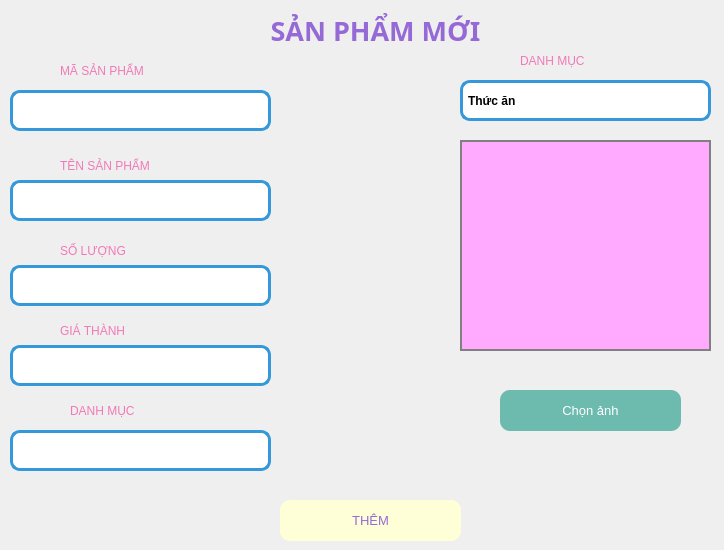
<?xml version="1.0" encoding="UTF-8"?>
<ui version="4.0">
 <class>Form</class>
 <widget class="QWidget" name="Form">
  <property name="geometry">
   <rect>
    <x>0</x>
    <y>0</y>
    <width>724</width>
    <height>550</height>
   </rect>
  </property>
  <property name="windowTitle">
   <string>Thêm Sản Phẩm</string>
  </property>
  <widget class="QLabel" name="labelTitle">
   <property name="geometry">
    <rect>
     <x>210</x>
     <y>10</y>
     <width>331</width>
     <height>41</height>
    </rect>
   </property>
   <property name="font">
    <font>
     <family>Arial Black</family>
     <pointsize>20</pointsize>
     <weight>75</weight>
     <bold>true</bold>
    </font>
   </property>
   <property name="styleSheet">
    <string>color: rgb(149, 106, 214);</string>
   </property>
   <property name="text">
    <string>SẢN PHẨM MỚI</string>
   </property>
   <property name="alignment">
    <set>Qt::AlignCenter</set>
   </property>
  </widget>
  <widget class="QLabel" name="lbl_anh">
   <property name="geometry">
    <rect>
     <x>460</x>
     <y>140</y>
     <width>251</width>
     <height>211</height>
    </rect>
   </property>
   <property name="styleSheet">
    <string>background-color: rgb(255, 170, 255); border: 2px solid gray;</string>
   </property>
   <property name="scaledContents">
    <bool>true</bool>
   </property>
  </widget>
  <widget class="QPushButton" name="btn_chon_anh">
   <property name="geometry">
    <rect>
     <x>500</x>
     <y>390</y>
     <width>181</width>
     <height>41</height>
    </rect>
   </property>
   <property name="font">
    <font>
     <pointsize>10</pointsize>
    </font>
   </property>
   <property name="styleSheet">
    <string>background-color: rgb(108, 187, 174); color: white; border-radius: 10px;</string>
   </property>
   <property name="text">
    <string>Chọn ảnh</string>
   </property>
  </widget>
  <widget class="QPushButton" name="btn_them">
   <property name="geometry">
    <rect>
     <x>280</x>
     <y>500</y>
     <width>181</width>
     <height>41</height>
    </rect>
   </property>
   <property name="font">
    <font>
     <pointsize>10</pointsize>
    </font>
   </property>
   <property name="styleSheet">
    <string>background-color: rgb(255, 255, 215); color: rgb(149, 106, 214); border-radius: 10px;</string>
   </property>
   <property name="text">
    <string>THÊM</string>
   </property>
  </widget>
  <widget class="QTextEdit" name="txt_maSP">
   <property name="geometry">
    <rect>
     <x>10</x>
     <y>90</y>
     <width>261</width>
     <height>41</height>
    </rect>
   </property>
   <property name="styleSheet">
    <string notr="true">border-radius: 10px;
        border: 3px solid #3498db;  /* Viền xanh dương */
        background-color: #ffffff</string>
   </property>
  </widget>
  <widget class="QLabel" name="label_2">
   <property name="geometry">
    <rect>
     <x>60</x>
     <y>155</y>
     <width>171</width>
     <height>21</height>
    </rect>
   </property>
   <property name="styleSheet">
    <string notr="true">font: 10pt &quot;UTM Bell&quot;;
color: rgb(241, 121, 184);
</string>
   </property>
   <property name="text">
    <string>TÊN SẢN PHẨM</string>
   </property>
  </widget>
  <widget class="QTextEdit" name="txt_giaSP">
   <property name="geometry">
    <rect>
     <x>10</x>
     <y>345</y>
     <width>261</width>
     <height>41</height>
    </rect>
   </property>
   <property name="styleSheet">
    <string notr="true">border-radius: 10px;
        border: 3px solid #3498db;  /* Viền xanh dương */
        background-color: #ffffff</string>
   </property>
  </widget>
  <widget class="QLabel" name="label">
   <property name="geometry">
    <rect>
     <x>60</x>
     <y>55</y>
     <width>151</width>
     <height>31</height>
    </rect>
   </property>
   <property name="styleSheet">
    <string notr="true">font: 10pt &quot;UTM Bell&quot;;
color: rgb(241, 121, 184);
</string>
   </property>
   <property name="text">
    <string>MÃ SẢN PHẨM</string>
   </property>
  </widget>
  <widget class="QLabel" name="label_6">
   <property name="geometry">
    <rect>
     <x>60</x>
     <y>320</y>
     <width>141</width>
     <height>21</height>
    </rect>
   </property>
   <property name="styleSheet">
    <string notr="true">font: 10pt &quot;UTM Bell&quot;;
color: rgb(241, 121, 184);
</string>
   </property>
   <property name="text">
    <string>GIÁ THÀNH</string>
   </property>
  </widget>
  <widget class="QTextEdit" name="txt_soluongP">
   <property name="geometry">
    <rect>
     <x>10</x>
     <y>265</y>
     <width>261</width>
     <height>41</height>
    </rect>
   </property>
   <property name="styleSheet">
    <string notr="true">border-radius: 10px;
        border: 3px solid #3498db;  /* Viền xanh dương */
        background-color: #ffffff</string>
   </property>
  </widget>
  <widget class="QLabel" name="label_3">
   <property name="geometry">
    <rect>
     <x>60</x>
     <y>240</y>
     <width>141</width>
     <height>21</height>
    </rect>
   </property>
   <property name="styleSheet">
    <string notr="true">font: 10pt &quot;UTM Bell&quot;;
color: rgb(241, 121, 184);
</string>
   </property>
   <property name="text">
    <string>SỐ LƯỢNG</string>
   </property>
  </widget>
  <widget class="QTextEdit" name="txt_tenSP">
   <property name="geometry">
    <rect>
     <x>10</x>
     <y>180</y>
     <width>261</width>
     <height>41</height>
    </rect>
   </property>
   <property name="styleSheet">
    <string notr="true">border-radius: 10px;
        border: 3px solid #3498db;  /* Viền xanh dương */
        background-color: #ffffff</string>
   </property>
  </widget>
  <widget class="QComboBox" name="cbo_danhmucSP">
   <property name="geometry">
    <rect>
     <x>460</x>
     <y>80</y>
     <width>251</width>
     <height>41</height>
    </rect>
   </property>
   <property name="font">
    <font>
     <weight>75</weight>
     <bold>true</bold>
    </font>
   </property>
   <property name="styleSheet">
    <string notr="true">QComboBox {
          background-color: white;
          border: 3px solid #3498db;  /* Viền xanh dương */
          border-radius: 10px;
          padding: 5px;
      }
      QComboBox::drop-down {
          border: none;
          background: transparent;
      }
      QComboBox::down-arrow {
          image: url(down-arrow.png); /* Thay bằng icon của bạn */
          width: 14px;
          height: 14px;
      }</string>
   </property>
   <item>
    <property name="text">
     <string>Thức ăn</string>
    </property>
   </item>
   <item>
    <property name="text">
     <string>Đồ chơi</string>
    </property>
   </item>
   <item>
    <property name="text">
     <string>Phụ kiện</string>
    </property>
   </item>
  </widget>
  <widget class="QLabel" name="label_4">
   <property name="geometry">
    <rect>
     <x>520</x>
     <y>50</y>
     <width>131</width>
     <height>21</height>
    </rect>
   </property>
   <property name="styleSheet">
    <string notr="true">font: 10pt &quot;UTM Bell&quot;;
color: rgb(241, 121, 184);
</string>
   </property>
   <property name="text">
    <string>DANH MỤC</string>
   </property>
  </widget>
  <widget class="QLabel" name="label_5">
   <property name="geometry">
    <rect>
     <x>70</x>
     <y>400</y>
     <width>131</width>
     <height>21</height>
    </rect>
   </property>
   <property name="styleSheet">
    <string notr="true">font: 10pt &quot;UTM Bell&quot;;
color: rgb(241, 121, 184);
</string>
   </property>
   <property name="text">
    <string>DANH MỤC</string>
   </property>
  </widget>
  <widget class="QComboBox" name="cbo_danhmucNCC">
   <property name="geometry">
    <rect>
     <x>10</x>
     <y>430</y>
     <width>261</width>
     <height>41</height>
    </rect>
   </property>
   <property name="font">
    <font>
     <weight>75</weight>
     <bold>true</bold>
    </font>
   </property>
   <property name="styleSheet">
    <string notr="true">QComboBox {
          background-color: white;
          border: 3px solid #3498db;  /* Viền xanh dương */
          border-radius: 10px;
          padding: 5px;
      }
      QComboBox::drop-down {
          border: none;
          background: transparent;
      }
      QComboBox::down-arrow {
          image: url(down-arrow.png); /* Thay bằng icon của bạn */
          width: 14px;
          height: 14px;
      }</string>
   </property>
  </widget>
 </widget>
 <resources/>
 <connections/>
</ui>
